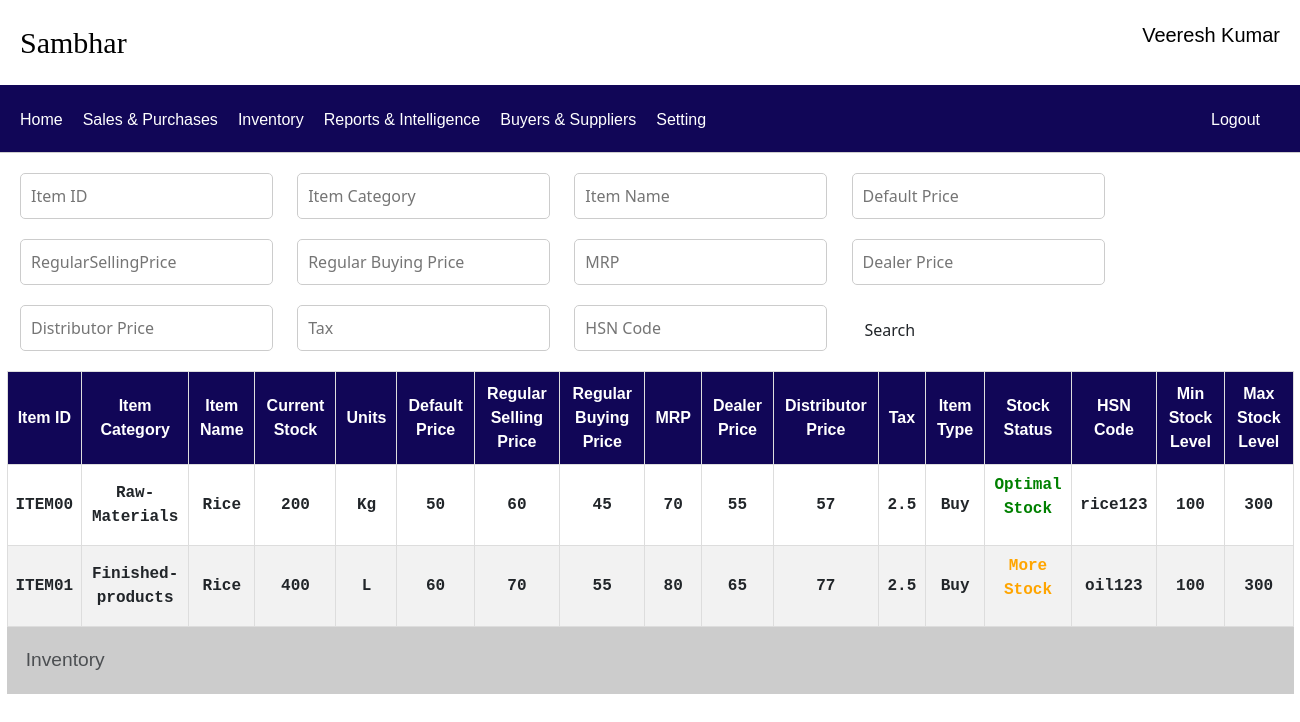
The page /inventory on the database as committed earlier.
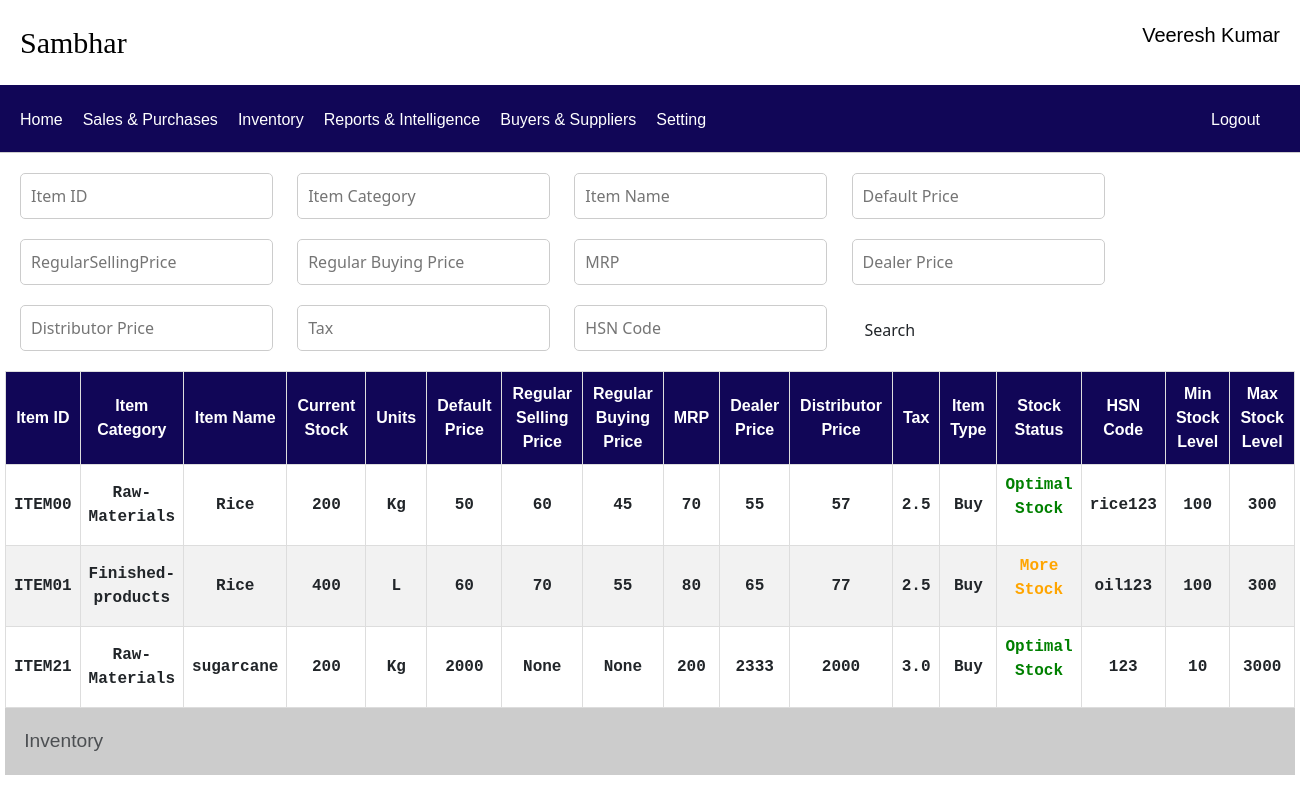
The same page on the database as committed later.
### website/models.py (models this page shows)
class Inventory(db.Model):
    item_id=db.Column(db.String(10),primary_key=True)
    item_category=db.Column(db.Integer,db.ForeignKey('category.category_id'))
    item_name=db.Column(db.String(20))
    current_stock=db.Column(db.Integer)
    units=db.Column(db.Integer,db.ForeignKey('units.unit_id'))
    default_price=db.Column(db.Integer)
    regular_selling_price=db.Column(db.Integer)
    regular_buying_price=db.Column(db.Integer)
    mrp=db.Column(db.Integer)
    dealer_price=db.Column(db.Integer)
    distributor_price=db.Column(db.Integer)
    tax=db.Column(db.Float)
    item_type=db.Column(db.String(50))
    hsn_code=db.Column(db.String(50),unique=True)
    min_stock_level=db.Column(db.Integer)
    max_stock_level=db.Column(db.Integer)

class Category(db.Model):
    category_id=db.Column(db.Integer,primary_key=True,autoincrement=True)
    category_name=db.Column(db.String(20),unique=True)

class Units(db.Model):
    unit_id=db.Column(db.Integer,primary_key=True,autoincrement=True)
    unit_name=db.Column(db.String(5),unique=True)

### website/auth.py (the view)
@auth.route('/inventory')
def inventory():
    inventory_items = db.session.query(Inventory, Category, Units).\
        join(Category, Inventory.item_category == Category.category_id).\
        join(Units, Inventory.units == Units.unit_id).all()
    return render_template("inventory.html", inventory_items=inventory_items)

### website/templates/inventory.html (shortened to what this page needs)
{%extends "base.html" %}
{% block style %}
<link rel="stylesheet" href="../static/inventory.css">
{% endblock%}
{% block content %}
<body>
    <div class="form-div">
        <form class="sales-form" action="#">
            <div class="textbox">
                <input type="number" placeholder="Item ID">
            </div>
            <div class="textbox">
                <input type="text" placeholder="Item Category">
            </div>
            <div class="textbox">
                <input type="text" placeholder="Item Name">
            </div>
            <div class="textbox">
                <input type="number" placeholder="Default Price">
            </div>
            <div class="textbox">
                <input type="number" placeholder="RegularSellingPrice">
            </div>
            <div class="textbox">
                <input type="number" placeholder="Regular Buying Price">
            </div>
            <div class="textbox">
                <input type="number" placeholder="MRP">
            </div>
            <div class="textbox">
                <input type="number" placeholder="Dealer Price">
            </div>
            <div class="textbox">
                <input type="number" placeholder="Distributor Price">
            </div>
            <div class="textbox">
                <input type="number" placeholder="Tax">
            </div>
            <div class="textbox">
                <input type="number" placeholder="HSN Code">
            </div>
            <input type="submit" class="btn" value="Search">
        </form>
    </div>
    <table class="data-table">
        <caption>Inventory</caption>
        <thead>
          <tr>
            <th>Item ID</th>
            <th>Item Category</th>
            <th>Item Name</th>
            <th>Current Stock</th>
            <th>Units</th>
            <th>Default Price</th>
            <th>Regular Selling Price</th>
            <th>Regular Buying Price</th>
            <th>MRP</th>
            <th>Dealer Price</th>
            <th>Distributor Price</th>
            <th>Tax</th>
            <th>Item Type</th>
            <th>Stock Status</th>
            <th>HSN Code</th>
            <th>Min Stock Level</th>
            <th>Max Stock Level</th>
          </tr>
        </thead>
        <tbody>
          {% for invent, category, units in inventory_items %}
          <tr>
            <td>{{ invent.item_id }}</td>
            <td>{{ category.category_name }}</td>
            <td>{{ invent.item_name }}</td>
            <td>{{ invent.current_stock }}</td>
            <td>{{ units.unit_name }}</td>
            <td>{{ invent.default_price }}</td>
            <td>{{ invent.regular_selling_price }}</td>
            <td>{{ invent.regular_buying_price }}</td>
            <td>{{ invent.mrp }}</td>
            <td>{{ invent.dealer_price }}</td>
            <td>{{ invent.distributor_price }}</td>
            <td>{{ invent.tax }}</td>
            <td>{{ invent.item_type }}</td>
            {% if invent.current_stock < invent.min_stock_level %}
              <td><p style="color: red;">Less Stock</p></td>
            {% elif invent.current_stock > invent.max_stock_level %}
              <td><p style="color: orange;">More Stock</p></td>
            {% else %}
              <td><p style="color: green;">Optimal Stock</p></td>
            {% endif %}
            <td>{{ invent.hsn_code }}</td>
            <td>{{ invent.min_stock_level }}</td>
            <td>{{ invent.max_stock_level }}</td>
          </tr>
          {% endfor %}
        </tbody>
      </table>
</body>
{% endblock%}

Rows that differ between the two databases and show on the page:
added Inventory: item_id "ITEM21", category_name "Raw-Materials", item_name "sugarcane", current_stock "200", unit_name "Kg", default_price "2000", regular_selling_price "None", regular_buying_price "None", mrp "200", dealer_price "2333", distributor_price "2000", tax "3.0", item_type "Buy", shows "Optimal Stock", hsn_code "123", min_stock_level "10", max_stock_level "3000"
